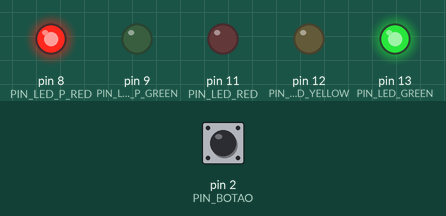
This sketch was run on a simulated Arduino Uno, built with avr-gcc and run on an emulated ATmega328P. Parts: output pins drawn as LEDs (lit = HIGH). Inputs (shaded band) come from the test bench; at power-on: pin 2 (PIN_BOTAO) HIGH.

Above: at 1.2 s.
1.3 s: pin 2 (PIN_BOTAO) pulled LOW for 0.15 s
At 4.7 s:
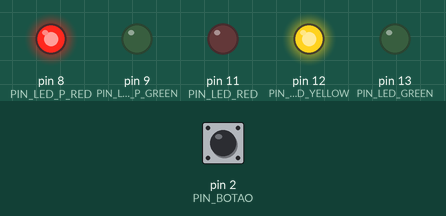
At 10.1 s:
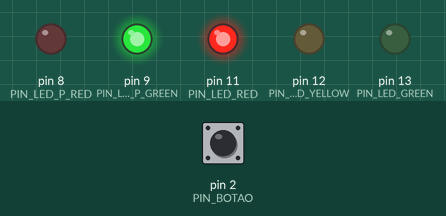
Timing chart, 0 to 22.0 s (numbered marks = the images above; inputs shaded):
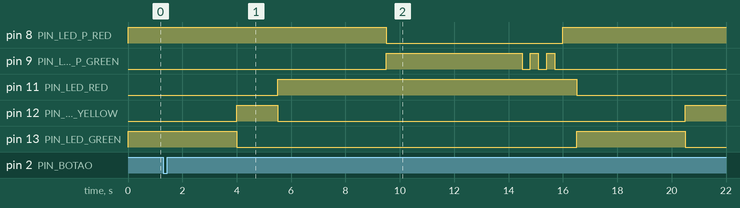

The sketch:

aula08_atvd02.ino
```cpp
/*
 * Definição dos pinos dos LEDs do semáforo:
 * Verde, amarelo e vermelho dos carros,
 * além do verde e vermelho dos pedestres.
 */
#define PIN_LED_GREEN PB5
#define PIN_LED_YELLOW PB4
#define PIN_LED_RED PB3
#define PIN_LED_P_GREEN PB1
#define PIN_LED_P_RED PB0

/*
 * Define o pino utilizado pelo botão
 * de solicitação de travessia.
 */
#define PIN_BOTAO PD2

/*
 * Define os tempos de funcionamento
 * dos sinais do semáforo em milissegundos.
 */
#define TIME_RED_GREEN 4000
#define TIME_YELLOW 1500

/* Flag alterada pela interrupção */
volatile bool botao_pressionado = 0;

void setup()
{
  /* Configura pino do LED verde como saída */
  /* Configura pino do LED amarelo como saída */
  /* Configura pino do LED vermelho como saída */
  /* Configura LEDs do pedestre como saída */
  DDRB |= (1 << PIN_LED_GREEN |
           1 << PIN_LED_YELLOW |
           1 << PIN_LED_RED |
           1 << PIN_LED_P_GREEN |
           1 << PIN_LED_P_RED);

  /* Configura o botão como entrada digital */
  DDRD &= ~(1 << PIN_BOTAO);

  /* Define ISC01 = 1 */
  /* Configura INT0 para interrupção na borda de descida */
  EICRA |= (1 << ISC01);

  /* Define ISC00 = 0 */
  /* Complementa configuração da borda de descida */
  EICRA &= ~(1 << ISC00);

  /* Habilita a interrupção externa INT0 */
  EIMSK |= (1 << INT0);

  /* Habilita interrupções globais */
  sei();
}

void loop()
{
  /* Verifica estado da flag do botão */
  switch (botao_pressionado)
  {
    case 1:
    	/* Executa rotina de travessia do pedestre */
    	vPedestre();

    	/* Limpa flag após finalizar travessia */
    	botao_pressionado = 0;

    	break;
    default:
    	vSemaforo();

  }
}

////////////////////////////////////////////
/*               INTERRUPCAO              */
////////////////////////////////////////////

ISR(INT0_vect)
{
  /* Sinaliza que o botão foi pressionado */
  botao_pressionado = 1;
}


////////////////////////////////////////////
/*             FUNCOES GERAIS             */
////////////////////////////////////////////

void vSemaforo()
{
  /* Verde carros | Vermelho pedestres */
  PORTB |= (1 << PIN_LED_GREEN);
  PORTB &= ~(1 << PIN_LED_YELLOW);
  PORTB &= ~(1 << PIN_LED_RED);

  PORTB &= ~(1 << PIN_LED_P_GREEN);
  PORTB |= (1 << PIN_LED_P_RED);

  delay(TIME_RED_GREEN);

  /* Amarelo carros */
  PORTB &= ~(1 << PIN_LED_GREEN);
  PORTB |= (1 << PIN_LED_YELLOW);

  delay(TIME_YELLOW);

  /* Vermelho carros */
  PORTB &= ~(1 << PIN_LED_YELLOW);
  PORTB |= (1 << PIN_LED_RED);

  delay(TIME_RED_GREEN);
}

void vPedestre()
{
  /* Fecha trânsito dos carros */
  PORTB &= ~(1 << PIN_LED_GREEN);
  PORTB &= ~(1 << PIN_LED_YELLOW);
  PORTB |= (1 << PIN_LED_RED);

  /* Libera pedestres */
  PORTB &= ~(1 << PIN_LED_P_RED);
  PORTB |= (1 << PIN_LED_P_GREEN);

  delay(5000);

  /* Pisca verde pedestre */
  for(int i = 0; i < 5; i++)
  {
    /* Alterna estado do LED verde */
    /* XOR inverte o bit atual do pino */
    PORTB ^= (1 << PIN_LED_P_GREEN);
    delay(300);
  }

  /* Fecha pedestres */
  PORTB &= ~(1 << PIN_LED_P_GREEN);
  PORTB |= (1 << PIN_LED_P_RED);

  delay(500);

  /* Libera carros novamente */
  PORTB &= ~(1 << PIN_LED_RED);
  PORTB |= (1 << PIN_LED_GREEN);
}
```

Measured:
- after the input at 1.3 s, pin 8 (PIN_LED_P_RED): HIGH → LOW after 8.2 s, → HIGH 6.5 s later; pin 9 (PIN_LED_P_GREEN): LOW → HIGH after 8.2 s, then repeats every 0.60 s: LOW 0.30 s, HIGH 0.30 s, until it stays LOW from 15.7 s
